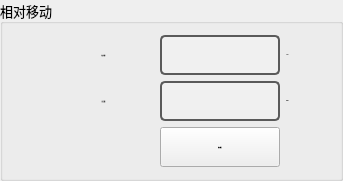
               <widget class="QGroupBox" name="groupBox_6">
                <property name="font">
                 <font>
                  <family>宋体</family>
                  <pointsize>10</pointsize>
                 </font>
                </property>
                <property name="styleSheet">
                 <string notr="true"/>
                </property>
                <property name="title">
                 <string>相对移动</string>
                </property>
                <layout class="QGridLayout" name="gridLayout_3">
                 <item row="1" column="3">
                  <widget class="QLabel" name="label_10">
                   <property name="font">
                    <font>
                     <family>Arial</family>
                     <pointsize>-1</pointsize>
                     <weight>75</weight>
                     <bold>true</bold>
                    </font>
                   </property>
                   <property name="text">
                    <string>mm/s</string>
                   </property>
                   <property name="alignment">
                    <set>Qt::AlignCenter</set>
                   </property>
                  </widget>
                 </item>
                 <item row="0" column="3">
                  <widget class="QLabel" name="label_8">
                   <property name="font">
                    <font>
                     <family>Arial</family>
                     <pointsize>-1</pointsize>
                     <weight>75</weight>
                     <bold>true</bold>
                    </font>
                   </property>
                   <property name="text">
                    <string>mm</string>
                   </property>
                   <property name="alignment">
                    <set>Qt::AlignCenter</set>
                   </property>
                  </widget>
                 </item>
                 <item row="1" column="4">
                  <spacer name="horizontalSpacer_11">
                   <property name="orientation">
                    <enum>Qt::Horizontal</enum>
                   </property>
                   <property name="sizeHint" stdset="0">
                    <size>
                     <width>40</width>
                     <height>20</height>
                    </size>
                   </property>
                  </spacer>
                 </item>
                 <item row="1" column="1">
                  <widget class="QLabel" name="RelativeSpeed_label">
                   <property name="minimumSize">
                    <size>
                     <width>80</width>
                     <height>40</height>
                    </size>
                   </property>
                   <property name="font">
                    <font>
                     <family>Arial</family>
                     <pointsize>-1</pointsize>
                     <weight>75</weight>
                     <bold>true</bold>
                    </font>
                   </property>
                   <property name="text">
                    <string>目标速度：</string>
                   </property>
                   <property name="alignment">
                    <set>Qt::AlignCenter</set>
                   </property>
                  </widget>
                 </item>
                 <item row="2" column="2">
                  <widget class="QPushButton" name="btnRelativeMove">
                   <property name="minimumSize">
                    <size>
                     <width>0</width>
                     <height>40</height>
                    </size>
                   </property>
                   <property name="font">
                    <font>
                     <family>Arial</family>
                     <pointsize>-1</pointsize>
                     <weight>75</weight>
                     <bold>true</bold>
                    </font>
                   </property>
                   <property name="text">
                    <string>相对移动</string>
                   </property>
                  </widget>
                 </item>
                 <item row="1" column="2">
                  <widget class="QLineEdit" name="RelativeSpeed_textBox">
                   <property name="minimumSize">
                    <size>
                     <width>120</width>
                     <height>40</height>
                    </size>
                   </property>
                   <property name="maximumSize">
                    <size>
                     <width>120</width>
                     <height>40</height>
                    </size>
                   </property>
                   <property name="font">
                    <font>
                     <family>Arial</family>
                     <pointsize>-1</pointsize>
                     <weight>75</weight>
                     <bold>true</bold>
                    </font>
                   </property>
                   <property name="styleSheet">
                    <string notr="true">QLineEdit {
    border: 2px solid #5A5A5A; /* 边框颜色 */
    border-radius: 5px; /* 边框圆角 */
    background-color: #F0F0F0; /* 背景色 */
    color: #000; /* 字体颜色 */
    padding: 5px; /* 内边距 */
}

QLineEdit:focus {
    border-color: #3D7848; /* 聚焦时边框颜色 */
}

QLineEdit:disabled {
    background-color: #ECECEC; /* 禁用状态的背景色 */
    color: #A0A0A0; /* 禁用状态的字体颜色 */
}
</string>
                   </property>
                   <property name="alignment">
                    <set>Qt::AlignCenter</set>
                   </property>
                  </widget>
                 </item>
                 <item row="0" column="2">
                  <widget class="QLineEdit" name="MoveRelative_textBox">
                   <property name="minimumSize">
                    <size>
                     <width>120</width>
                     <height>40</height>
                    </size>
                   </property>
                   <property name="maximumSize">
                    <size>
                     <width>120</width>
                     <height>40</height>
                    </size>
                   </property>
                   <property name="font">
                    <font>
                     <family>Arial</family>
                     <pointsize>-1</pointsize>
                     <weight>75</weight>
                     <bold>true</bold>
                    </font>
                   </property>
                   <property name="styleSheet">
                    <string notr="true">QLineEdit {
    border: 2px solid #5A5A5A; /* 边框颜色 */
    border-radius: 5px; /* 边框圆角 */
    background-color: #F0F0F0; /* 背景色 */
    color: #000; /* 字体颜色 */
    padding: 5px; /* 内边距 */
}

QLineEdit:focus {
    border-color: #3D7848; /* 聚焦时边框颜色 */
}

QLineEdit:disabled {
    background-color: #ECECEC; /* 禁用状态的背景色 */
    color: #A0A0A0; /* 禁用状态的字体颜色 */
}
</string>
                   </property>
                   <property name="alignment">
                    <set>Qt::AlignCenter</set>
                   </property>
                  </widget>
                 </item>
                 <item row="1" column="0">
                  <spacer name="horizontalSpacer_10">
                   <property name="orientation">
                    <enum>Qt::Horizontal</enum>
                   </property>
                   <property name="sizeHint" stdset="0">
                    <size>
                     <width>40</width>
                     <height>20</height>
                    </size>
                   </property>
                  </spacer>
                 </item>
                 <item row="0" column="1">
                  <widget class="QLabel" name="MoveRelative_label">
                   <property name="minimumSize">
                    <size>
                     <width>100</width>
                     <height>40</height>
                    </size>
                   </property>
                   <property name="font">
                    <font>
                     <family>Arial</family>
                     <pointsize>-1</pointsize>
                     <weight>75</weight>
                     <bold>true</bold>
                    </font>
                   </property>
                   <property name="text">
                    <string>相对位置：</string>
                   </property>
                   <property name="alignment">
                    <set>Qt::AlignCenter</set>
                   </property>
                  </widget>
                 </item>
                </layout>
               </widget>
